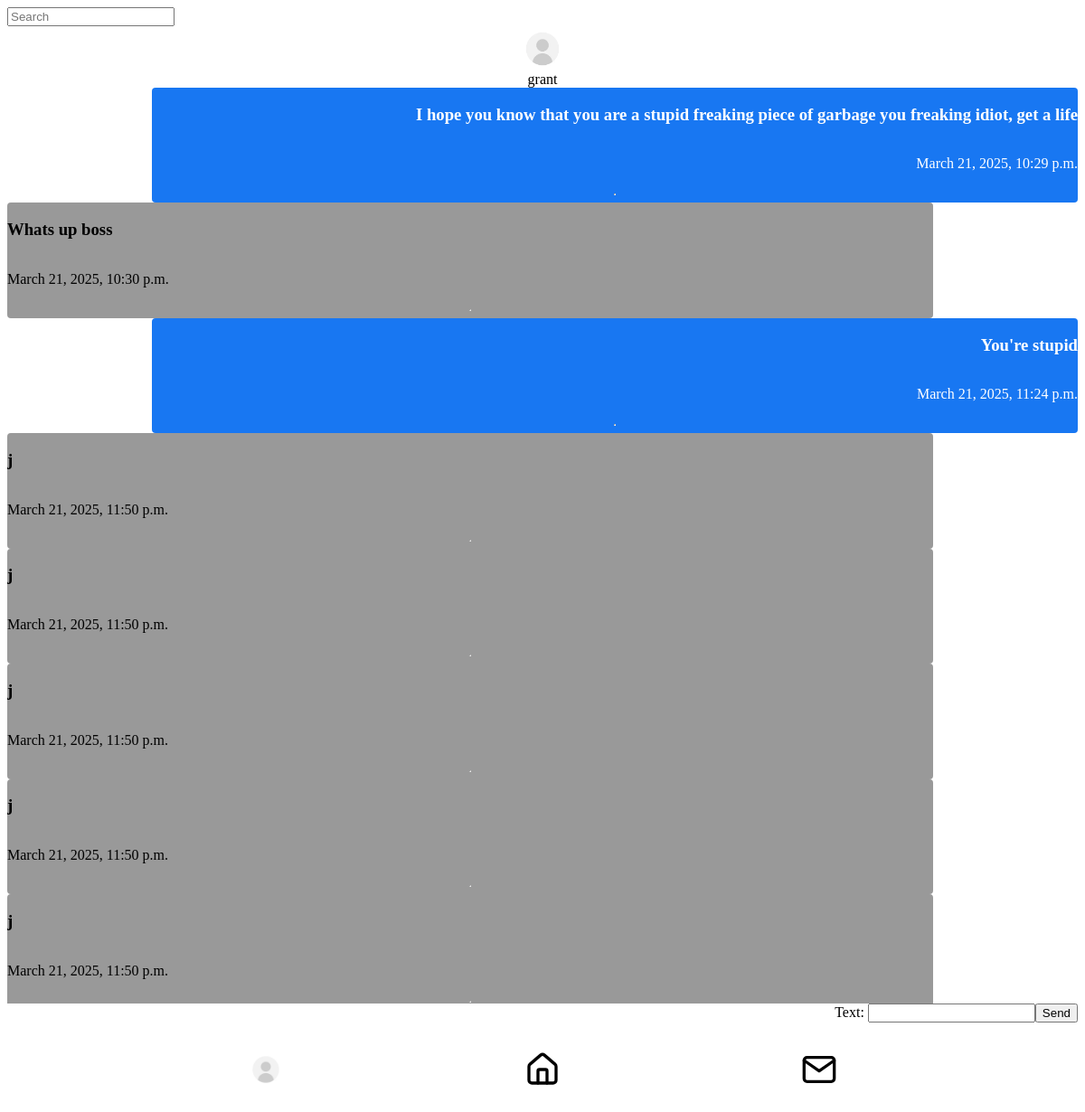
Screenshot of /messages/grant/ (signed in) with the database file from the repository.
### main/models.py (models this page shows, shortened)
class Profile(models.Model):
    user = models.OneToOneField(User, on_delete=models.CASCADE)
    bio = models.TextField(max_length=500, blank=True)
    followers = models.ManyToManyField(User, related_name='following', blank=True)
    picture = models.ImageField(upload_to='profile_pics', default='default_picture.jpg')
    started = models.DateTimeField(default=timezone.now)

class Message(models.Model):
    sender = models.ForeignKey(User, on_delete=models.CASCADE, related_name='sent')
    receiver = models.ForeignKey(User, on_delete=models.CASCADE, related_name='received')
    text = models.CharField(max_length=255)
    timestamp = models.DateTimeField(default=timezone.now)

### main/views.py (the view)
# urls.py: path('messages/<str:username>/', views.direct_messages, name='direct_messages')
def direct_messages(request, username):
    users = User.objects.all()
    user2 = User.objects.get(username=username)
    my_messages = Message.objects.filter(sender=request.user, receiver=user2)
    their_messages = Message.objects.filter(sender=user2, receiver=request.user)
    all_messages = my_messages.union(their_messages).order_by('timestamp')
    profile = Profile.objects.get(user = user2)
    if request.method == "POST":
        form = CreateMessage(request.POST)
        if form.is_valid():
            text = form.cleaned_data['text']
            message = Message(receiver=user2, text=text, sender=request.user)
            message.save()
            return HttpResponseRedirect('/messages/%s' %username)  # Redirect to refresh
    else:
        form = CreateMessage()
    context = {
        "user2": user2,
        "users": users,
        "all_messages": all_messages,
        "profile": profile,
        "form": form
    }
    return render(request, 'main/direct_message.html', context)

### main/forms.py
class CreateMessage(forms.ModelForm):
    class Meta:
        model = Message
        fields = ['text']

### main/templates/main/direct_message.html (shortened to what this page needs)
{% extends 'main/base.html' %}
{% block content %}
{% if user.username == user2.username %}
<div>
    <h1>You can't talk to yourself loser</h1>
</div>
{% elif user2 in users %}
<div class="all_messages">
    <div class="profile_picture_div"><img src="/media/profile_pics/{{user2.profile.picture}}" alt="profile picture" width="50px" height="50px"/> {{user2.username}}</div>
    {% for message in all_messages %}
    {% if message.sender == user %}
    <div class="my_messages">
        <h3>{{message.text}}</h3>
        <p>{{message.timestamp}}</p>
        <hr>
    </div>
    {% elif message.sender == user2 %}
    <div class="their_messages">
        <h3>{{message.text}}</h3>
        <p>{{message.timestamp}}</p>
        <hr>
    </div>
    {% endif %}
    {% endfor %}
</div>
<div class="messages_footer">
    <form action="" method="post">
        {{form}}
        <button type="submit">Send</button>
    </form>
</div>
{% else %}
<div>
    <p>User doesn't exist</p>
</div>
{% endif %}
{% endblock content %}

### main/templates/main/base.html (shortened to what this page needs)
{% load static %}
<!DOCTYPE html>
<html lang="en">
<head>
    <link rel="stylesheet" href="{% static 'css/styles.css' %}">
</head>
<body>
    {% if user.is_authenticated %}
    <header class="header">
        <form>
            <input type="search" name="search" id="search" placeholder="Search" />
        </form>
    </header>
    <main id="main">
        {% block content %}{% endblock content %}
    </main>
    <footer class="base_footer">
        <ul class="flex justify-evenly">
            <li><a href="/profile/{{user.username}}"><img src="/media/profile_pics/{{user.profile.picture}}" alt="profile" width="40px" height="40px" /></a></li>
            <li><a href="/"><img src="/static/img/home.svg" alt="messages" width="40px" height="40px" /></a></li>
            <li><a href="/messages"><img src="{% static 'img/messenger.svg' %}" alt="messages" width="40px" height="40px" /></a></li>
        </ul>
    </footer>
    {% else %}
        <div>
            <a href="/login">Login</a>
            <a href="/register">Register</a>
        </div>
    {% endif %}
</body>
</html>

### static/css/styles.css (style rules this page uses)
* { box-sizing: border-box; }
body { margin: 8px 8px 0 8px; }
.flex { display: flex; }
.justify-evenly { justify-content: space-evenly; }
a { text-decoration: none; }
ul { padding: 0; list-style: none; }
.profile_picture_div { display: flex; flex-direction: column; align-items: center; }
.header { display: flex; width: 100%; justify-content: space-between; }
#main { overflow: auto; display: flex; flex-direction: column; height: 86vh; }
.messages_footer form { display: flex; justify-content: flex-end; }
.base_footer { padding-top: 1em; }
.my_messages { display: flex; align-items: flex-end; flex-direction: column; background-color: #1877f2; margin-left: 10em; }
.all_messages { gap: 5px; overflow: auto; height: 90vh; }
.all_messages div { border-radius: 0.25rem; }
.my_messages h3, .my_messages p { color: #fff; }
.their_messages { display: flex; flex-direction: column; background-color: #999; margin-right: 10em; }
#search::after { background-image: url("/static/admin/img/search.svg"); }

### rows the page displays
Message: text "I hope you know that you are a stupid freaking piece of garbage you freaking idiot, get a life", timestamp "March 21, 2025, 10:29 p.m."
Message: text "Whats up boss", timestamp "March 21, 2025, 10:30 p.m."
Message: text "You're stupid", timestamp "March 21, 2025, 11:24 p.m."
Message: text "j", timestamp "March 21, 2025, 11:50 p.m."
Message: text "j", timestamp "March 21, 2025, 11:50 p.m."
Message: text "j", timestamp "March 21, 2025, 11:50 p.m."
Message: text "j", timestamp "March 21, 2025, 11:50 p.m."
Message: text "j", timestamp "March 21, 2025, 11:50 p.m."

### other values shown
{{ user2.username }} "grant"
